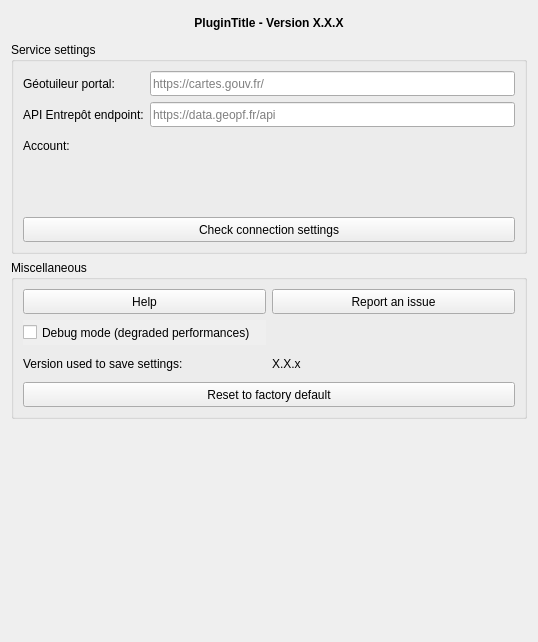
<?xml version="1.0" encoding="UTF-8"?>
<ui version="4.0">
 <class>GeoplateformeSettingsForm</class>
 <widget class="QWidget" name="GeoplateformeSettingsForm">
  <property name="geometry">
   <rect>
    <x>0</x>
    <y>0</y>
    <width>538</width>
    <height>642</height>
   </rect>
  </property>
  <property name="windowTitle">
   <string notr="true">Plugin settings</string>
  </property>
  <property name="locale">
   <locale language="English" country="UnitedStates"/>
  </property>
  <layout class="QVBoxLayout" name="verticalLayout">
   <item>
    <widget class="QLabel" name="lbl_title">
     <property name="minimumSize">
      <size>
       <width>0</width>
       <height>25</height>
      </size>
     </property>
     <property name="maximumSize">
      <size>
       <width>16777215</width>
       <height>30</height>
      </size>
     </property>
     <property name="font">
      <font>
       <weight>75</weight>
       <bold>true</bold>
      </font>
     </property>
     <property name="locale">
      <locale language="English" country="UnitedStates"/>
     </property>
     <property name="text">
      <string>PluginTitle - Version X.X.X</string>
     </property>
     <property name="scaledContents">
      <bool>true</bool>
     </property>
     <property name="alignment">
      <set>Qt::AlignCenter</set>
     </property>
     <property name="wordWrap">
      <bool>true</bool>
     </property>
     <property name="margin">
      <number>2</number>
     </property>
     <property name="openExternalLinks">
      <bool>false</bool>
     </property>
     <property name="textInteractionFlags">
      <set>Qt::TextSelectableByMouse</set>
     </property>
    </widget>
   </item>
   <item>
    <widget class="QGroupBox" name="grp_network">
     <property name="minimumSize">
      <size>
       <width>0</width>
       <height>25</height>
      </size>
     </property>
     <property name="title">
      <string>Service settings</string>
     </property>
     <layout class="QGridLayout" name="gridLayout_2">
      <item row="7" column="1">
       <widget class="QgsAuthConfigSelect" name="cbb_auth_config_select">
        <property name="minimumSize">
         <size>
          <width>0</width>
          <height>25</height>
         </size>
        </property>
       </widget>
      </item>
      <item row="1" column="1">
       <widget class="QLineEdit" name="lne_url_api_entrepot">
        <property name="minimumSize">
         <size>
          <width>150</width>
          <height>25</height>
         </size>
        </property>
        <property name="placeholderText">
         <string notr="true">https://data.geopf.fr/api</string>
        </property>
       </widget>
      </item>
      <item row="8" column="0" colspan="2">
       <spacer name="verticalSpacer_2">
        <property name="orientation">
         <enum>Qt::Vertical</enum>
        </property>
        <property name="sizeHint" stdset="0">
         <size>
          <width>20</width>
          <height>40</height>
         </size>
        </property>
       </spacer>
      </item>
      <item row="0" column="0">
       <widget class="QLabel" name="lbl_url_geoplateforme">
        <property name="minimumSize">
         <size>
          <width>50</width>
          <height>25</height>
         </size>
        </property>
        <property name="maximumSize">
         <size>
          <width>16777215</width>
          <height>30</height>
         </size>
        </property>
        <property name="text">
         <string>Géotuileur portal:</string>
        </property>
        <property name="textFormat">
         <enum>Qt::PlainText</enum>
        </property>
        <property name="scaledContents">
         <bool>true</bool>
        </property>
       </widget>
      </item>
      <item row="1" column="0">
       <widget class="QLabel" name="lbl_url_api_entrepot">
        <property name="text">
         <string>API Entrepôt endpoint:</string>
        </property>
       </widget>
      </item>
      <item row="9" column="0" colspan="2">
       <widget class="QPushButton" name="btn_check_connection">
        <property name="minimumSize">
         <size>
          <width>150</width>
          <height>25</height>
         </size>
        </property>
        <property name="maximumSize">
         <size>
          <width>1000</width>
          <height>30</height>
         </size>
        </property>
        <property name="text">
         <string>Check connection settings</string>
        </property>
       </widget>
      </item>
      <item row="0" column="1">
       <widget class="QLineEdit" name="lne_url_geoplateforme">
        <property name="minimumSize">
         <size>
          <width>150</width>
          <height>25</height>
         </size>
        </property>
        <property name="maximumSize">
         <size>
          <width>1000</width>
          <height>30</height>
         </size>
        </property>
        <property name="inputMethodHints">
         <set>Qt::ImhUrlCharactersOnly</set>
        </property>
        <property name="placeholderText">
         <string notr="true">https://cartes.gouv.fr/</string>
        </property>
       </widget>
      </item>
      <item row="7" column="0">
       <widget class="QLabel" name="lbl_account">
        <property name="text">
         <string>Account:</string>
        </property>
       </widget>
      </item>
     </layout>
    </widget>
   </item>
   <item>
    <widget class="QGroupBox" name="grp_misc">
     <property name="minimumSize">
      <size>
       <width>0</width>
       <height>100</height>
      </size>
     </property>
     <property name="locale">
      <locale language="English" country="UnitedStates"/>
     </property>
     <property name="title">
      <string>Miscellaneous</string>
     </property>
     <property name="flat">
      <bool>false</bool>
     </property>
     <layout class="QGridLayout" name="gridLayout">
      <item row="0" column="0">
       <widget class="QPushButton" name="btn_help">
        <property name="minimumSize">
         <size>
          <width>200</width>
          <height>25</height>
         </size>
        </property>
        <property name="maximumSize">
         <size>
          <width>500</width>
          <height>30</height>
         </size>
        </property>
        <property name="locale">
         <locale language="English" country="UnitedStates"/>
        </property>
        <property name="text">
         <string>Help</string>
        </property>
       </widget>
      </item>
      <item row="2" column="0">
       <widget class="QLabel" name="lbl_version_saved">
        <property name="minimumSize">
         <size>
          <width>0</width>
          <height>25</height>
         </size>
        </property>
        <property name="maximumSize">
         <size>
          <width>16777215</width>
          <height>30</height>
         </size>
        </property>
        <property name="locale">
         <locale language="English" country="UnitedStates"/>
        </property>
        <property name="text">
         <string>Version used to save settings:</string>
        </property>
       </widget>
      </item>
      <item row="2" column="1">
       <widget class="QLabel" name="lbl_version_saved_value">
        <property name="minimumSize">
         <size>
          <width>0</width>
          <height>25</height>
         </size>
        </property>
        <property name="maximumSize">
         <size>
          <width>16777215</width>
          <height>30</height>
         </size>
        </property>
        <property name="locale">
         <locale language="English" country="UnitedStates"/>
        </property>
        <property name="text">
         <string notr="true">X.X.x</string>
        </property>
        <property name="textInteractionFlags">
         <set>Qt::NoTextInteraction</set>
        </property>
       </widget>
      </item>
      <item row="0" column="1">
       <widget class="QPushButton" name="btn_report">
        <property name="minimumSize">
         <size>
          <width>200</width>
          <height>25</height>
         </size>
        </property>
        <property name="maximumSize">
         <size>
          <width>500</width>
          <height>30</height>
         </size>
        </property>
        <property name="locale">
         <locale language="English" country="UnitedStates"/>
        </property>
        <property name="text">
         <string>Report an issue</string>
        </property>
        <property name="icon">
         <iconset>
          <normaloff>:/plugins/qtribu/resources/images/bullhorn.svg</normaloff>:/plugins/qtribu/resources/images/bullhorn.svg</iconset>
        </property>
       </widget>
      </item>
      <item row="1" column="0">
       <widget class="QCheckBox" name="opt_debug">
        <property name="minimumSize">
         <size>
          <width>0</width>
          <height>25</height>
         </size>
        </property>
        <property name="maximumSize">
         <size>
          <width>16777215</width>
          <height>30</height>
         </size>
        </property>
        <property name="toolTip">
         <string>Enable debug mode.</string>
        </property>
        <property name="autoFillBackground">
         <bool>true</bool>
        </property>
        <property name="locale">
         <locale language="English" country="UnitedStates"/>
        </property>
        <property name="text">
         <string>Debug mode (degraded performances)</string>
        </property>
        <property name="tristate">
         <bool>false</bool>
        </property>
       </widget>
      </item>
      <item row="3" column="0" colspan="2">
       <widget class="QPushButton" name="btn_reset">
        <property name="minimumSize">
         <size>
          <width>300</width>
          <height>25</height>
         </size>
        </property>
        <property name="maximumSize">
         <size>
          <width>1000</width>
          <height>30</height>
         </size>
        </property>
        <property name="text">
         <string>Reset to factory default</string>
        </property>
       </widget>
      </item>
     </layout>
    </widget>
   </item>
   <item>
    <spacer name="verticalSpacer">
     <property name="orientation">
      <enum>Qt::Vertical</enum>
     </property>
     <property name="sizeHint" stdset="0">
      <size>
       <width>20</width>
       <height>56</height>
      </size>
     </property>
    </spacer>
   </item>
  </layout>
 </widget>
 <customwidgets>
  <customwidget>
   <class>QgsAuthConfigSelect</class>
   <extends>QWidget</extends>
   <header>qgsauthconfigselect.h</header>
  </customwidget>
 </customwidgets>
 <resources/>
 <connections/>
</ui>
